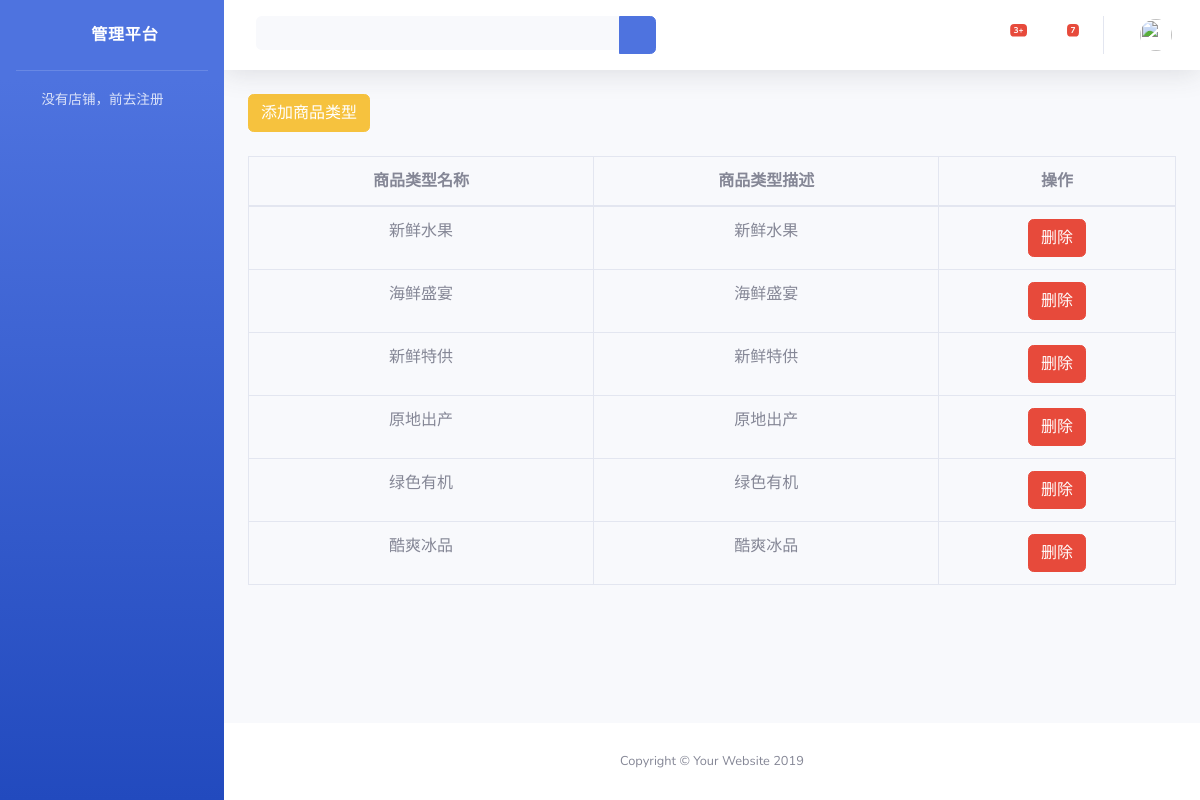
Page /Store/type_goods/ on the committed database.
### Store/models.py (models this page shows)
class GoodsType(models.Model):
    name = models.CharField(max_length=32,verbose_name="商品类型")
    description = models.TextField(verbose_name="商品类型描述")
    picture = models.ImageField(upload_to="buyer/images")
    objects = GoodsTypeManage()

### Store/views.py (the view, shortened to what this page needs)
# urls.py: path('type_goods/', type_goods),
def type_goods(request):
    goods_type_list = GoodsType.objects.all()
    return render(request,"store/type_goods.html",locals())

### Store/templates/store/type_goods.html (shortened to what this page needs)
{% extends "store/base.html" %}
{% block label %}
    <button class="btn btn-warning" data-toggle="modal" data-target="#myModal">添加商品类型</button>
{% endblock %}
{% block content %}
    <table class="table table-bordered">
        <thead>
            <tr>
               <th style="text-align: center;">商品类型名称</th>
               <th style="text-align: center;">商品类型描述</th>
               <th style="text-align: center;">操作</th>
            </tr>
        </thead>
        <tbody>
            {% for goods_type in goods_type_list %}
                <tr>
                    <td style="text-align: center;">{{ goods_type.name }}</td>
                    <td style="text-align: center;">{{ goods_type.description }}</td>
                    <td style="text-align: center;">
                        <a class="btn btn-danger" href="/Store/delete_goods_type/?id={{ goods_type.id }}">删除</a>
                    </td>
                </tr>
            {% endfor %}
        </tbody>
    </table>
{% endblock %}

### rows in the picture
GoodsType: name "新鲜水果", description "新鲜水果"
GoodsType: name "海鲜盛宴", description "海鲜盛宴"
GoodsType: name "新鲜特供", description "新鲜特供"
GoodsType: name "原地出产", description "原地出产"
GoodsType: name "绿色有机", description "绿色有机"
GoodsType: name "酷爽冰品", description "酷爽冰品"
